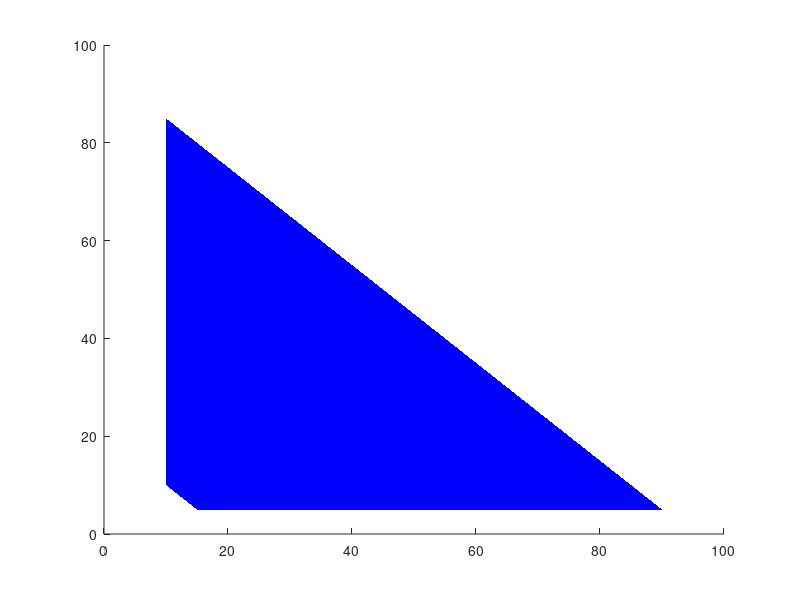

Write MATLAB code to recreate this figure. (Note: this script raises an error after producing the figure.)
data=load('data_summary.txt');


 ind_1=find((data(:,4)>=0)&(data(:,4)<=12)); 
 
 ind_2=find((data(:,4)>12)&(data(:,4)<=24)); 
 
 ind_3=find((data(:,4)>24)&(data(:,4)<=36));  
 
 ind_4=find((data(:,4)>36)&(data(:,4)<=48));  

 ind_5=find((data(:,4)>48)&(data(:,4)<=60)); 
 
figure
axis([0,100, 0,100, 0,5])
hold on

  %plot3(data(ind_1,2),data(ind_1,3),data(ind_1,1),'bo', 'markerfacecolor','b')
  bin_data=[data(ind_1,2),data(ind_1,3),data(ind_1,1)];
  [k_bin,vol]=convhulln(bin_data);
  trisurf(k_bin,data(ind_1,2),data(ind_1,3),data(ind_1,1),'facecolor',...
         'b','edgecolor', 'none')
  alpha(1)


  %plot3(data(ind_2,2),data(ind_2,3),data(ind_2,1),'ro', 'markerfacecolor','r')
  bin_data=[data(ind_2,2),data(ind_2,3),data(ind_2,1)];
  [k_bin,vol]=convhulln(bin_data);
  trisurf(k_bin,data(ind_2,2),data(ind_2,3),data(ind_2,1),'facecolor',...
           'r', 'edgecolor', 'none')
  alpha(1)


  %plot3(data(ind_3,2),data(ind_3,3),data(ind_3,1),'yo', 'markerfacecolor','y')
  bin_data=[data(ind_3,2),data(ind_3,3),data(ind_3,1)];
  [k_bin,vol]=convhulln(bin_data);
  trisurf(k_bin,data(ind_3,2),data(ind_3,3),data(ind_3,1),'facecolor',...
         [1,128/255,0], 'edgecolor', 'none')
  alpha(1)

  
  %plot3(data(ind_3,2),data(ind_3,3),data(ind_3,1),'yo', 'markerfacecolor','y')
  bin_data=[data(ind_4,2),data(ind_4,3),data(ind_4,1)];
  [k_bin,vol]=convhulln(bin_data);
  trisurf(k_bin,data(ind_4,2),data(ind_4,3),data(ind_4,1),'facecolor',...
          'y', 'edgecolor', 'none')
  alpha(1)


  %plot3(data(ind_4,2),data(ind_4,3),data(ind_4,1),'o', 'markerfacecolor',[.5,.5,.5],'markeredgecolor',[.5,.5,.5] )
  bin_data=[data(ind_5,2),data(ind_5,3),data(ind_5,1)];
  [k_bin,vol]=convhulln(bin_data);
  trisurf(k_bin,data(ind_5,2),data(ind_5,3),data(ind_5,1),'facecolor',...
         [.85,.85,.85], 'edgecolor', 'none')
  alpha(1)

  
  axis([0,100, 0,100, 0,5])
  grid
  view(15,25)
  title({['Classification of tissue saturation:'],...
         ['[0-blue-12-red-24-orange-36-yellow-48-white-60] mmHg']},...
         'fontsize',15)
  xlabel('tumor fraction','rotation',0,'fontsize',15)
  ylabel('stromal fraction','rotation', 60,'fontsize',15)
  zlabel('vascular fraction','fontsize',15)
  
  print -djpeg 'tissue_saturation_classification'



